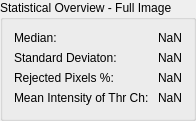
             <widget class="QGroupBox" name="groupBox_17">
              <property name="geometry">
               <rect>
                <x>10</x>
                <y>700</y>
                <width>191</width>
                <height>121</height>
               </rect>
              </property>
              <property name="title">
               <string>Statistical Overview - Full Image</string>
              </property>
              <layout class="QFormLayout" name="formLayout_4">
               <item row="0" column="0">
                <widget class="QLabel" name="label_51">
                 <property name="text">
                  <string>Median:</string>
                 </property>
                </widget>
               </item>
               <item row="0" column="1">
                <widget class="QLabel" name="label_73">
                 <property name="text">
                  <string>NaN</string>
                 </property>
                </widget>
               </item>
               <item row="1" column="0">
                <widget class="QLabel" name="label_44">
                 <property name="text">
                  <string>Standard Deviaton:</string>
                 </property>
                </widget>
               </item>
               <item row="1" column="1">
                <widget class="QLabel" name="label_71">
                 <property name="text">
                  <string>NaN</string>
                 </property>
                </widget>
               </item>
               <item row="2" column="0">
                <widget class="QLabel" name="label_45">
                 <property name="text">
                  <string>Rejected Pixels %:</string>
                 </property>
                </widget>
               </item>
               <item row="2" column="1">
                <widget class="QLabel" name="label_76">
                 <property name="text">
                  <string>NaN</string>
                 </property>
                </widget>
               </item>
               <item row="3" column="0">
                <widget class="QLabel" name="label_46">
                 <property name="text">
                  <string>Mean Intensity of Thr Ch: </string>
                 </property>
                </widget>
               </item>
               <item row="3" column="1">
                <widget class="QLabel" name="label_69">
                 <property name="text">
                  <string>NaN</string>
                 </property>
                </widget>
               </item>
              </layout>
             </widget>
